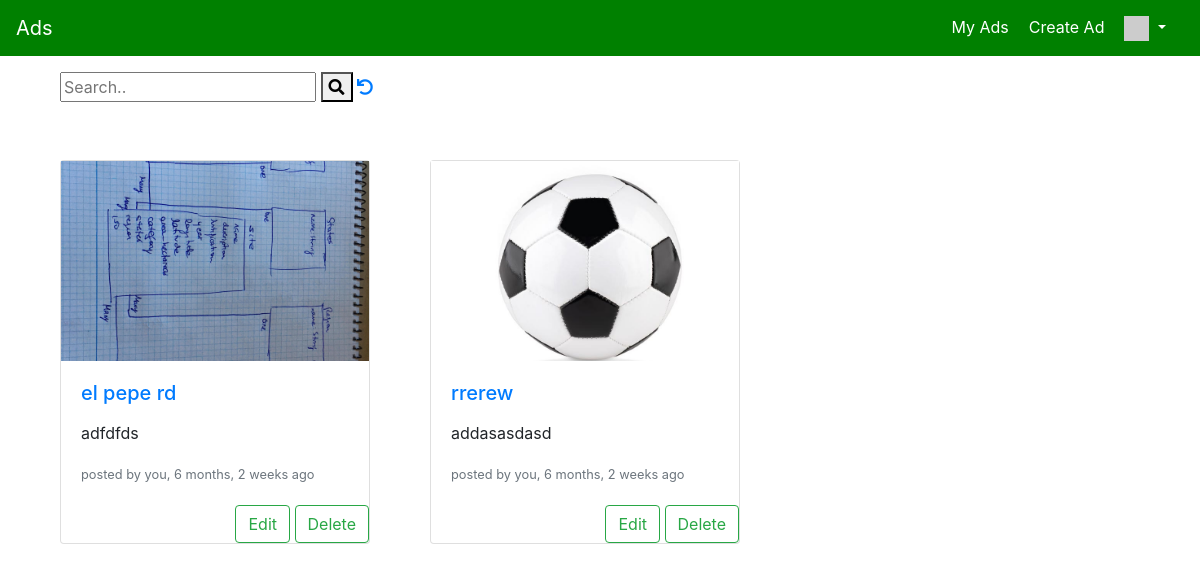
Page /my_ads/ (signed in) on the earlier database version.
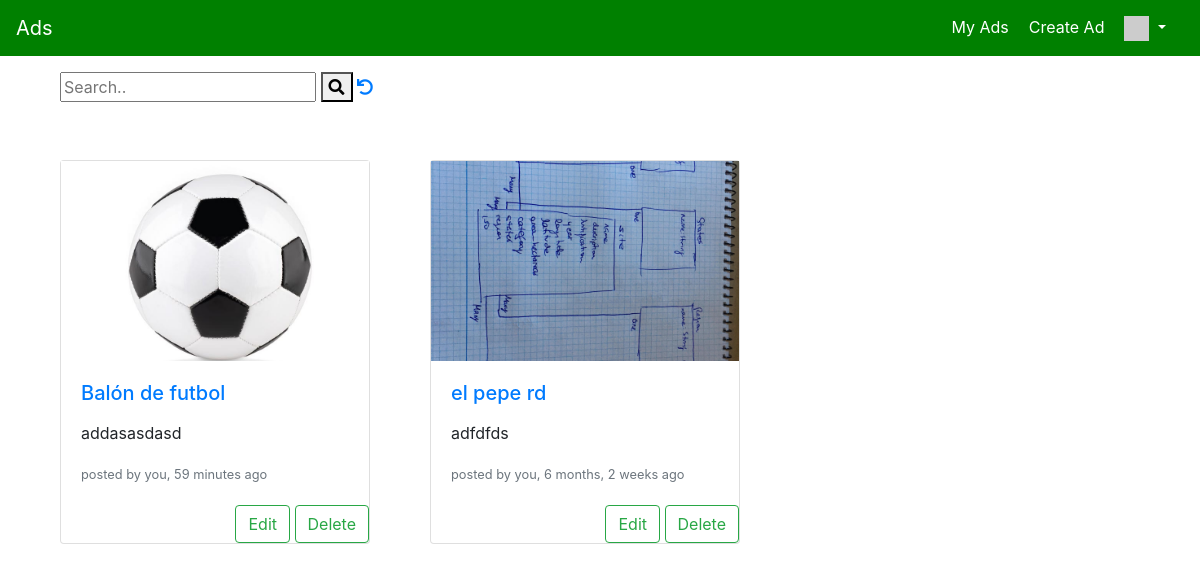
Same page on the later database version.
### ads/models.py (models this page shows, shortened)
class Ad(models.Model) :
    title = models.CharField(
            max_length=200,
            validators=[MinLengthValidator(2, "Title must be greater than 2 characters")]
    )
    price = models.DecimalField(max_digits=7, decimal_places=2, null=True)
    text = models.TextField()
    owner = models.ForeignKey(settings.AUTH_USER_MODEL, on_delete=models.CASCADE, null=True)
    comments = models.ManyToManyField(settings.AUTH_USER_MODEL,
        through='Comment', related_name='comments_owned')
    created_at = models.DateTimeField(auto_now_add=True, null= True)
    updated_at = models.DateTimeField(auto_now=True, null= True)
    picture = models.ImageField(upload_to='anuncios', null = True, blank = True, default = "anuncios/image.jpg") #carpeta donde se sube

### ads/views.py (the view)
# urls.py: path('', views.AdListView.as_view(), name='all'),
class AdListView(OwnerListView):
    model = Ad
    template_name = "ads/ad_list.html"
    paginate_by = 9
    context_object_name = "ad_list"
    def get_queryset(self):
        current_url = resolve(self.request.path_info).url_name
        if 'my_ads' in current_url:
            obj_iniciales = Ad.objects.filter(owner=self.request.user.id)
        else:
            obj_iniciales = Ad.objects.all()
        query = self.request.GET.get("search", False) #barra buscar
        if query:
            obje = obj_iniciales.filter(
                 Q(title__icontains=query) | Q(text__icontains=query)).order_by(
                     '-updated_at').distinct()[:10]
            return obje
        obje = obj_iniciales.order_by('-updated_at')[:10]
        for obj in obje:
            obj.natural_updated = naturaltime(obj.updated_at)
        return obje

### home/context_processors.py (called while the page is built)
def settings(request):
    return {
        'settings': django_settings,
    }

### home/templatetags/app_tags.py (called while the page is built)
@register.filter(name='gravatar')
def gravatar(user, size=35):
    email = str(user.email.strip().lower()).encode('utf-8')
    email_hash = md5(email).hexdigest()
    url = "//www.gravatar.com/avatar/{0}?s={1}&d=identicon&r=PG"
    return url.format(email_hash, size)

### ads/templates/ads/ad_list.html (shortened to what this page needs)
{% extends "base_menu.html" %}
{% block content %}
<br><br>
<div class="container" style="float:center">
  <form>
    <input type="text" placeholder="Search.." name="search"
    >
    <button type="submit"><i class="fa fa-search"></i></button>
  <a href="{% url 'ads:all' %}"><i class="fa fa-undo"></i></a>
  </form>
  </div>
  <br><br>
  {% if ad_list %}
  <div class="container ebena-home">
    <div class="row" >
      <div class="card-deck" >
      {% for ad in ad_list %}
      <div class="col-lg-4 col-md-6 col-sm-12" >
        <div class="card " style="margin-top: 10px">
          <img  class="img-top" src="{{ad.picture.url}}">
            <div class="card-body">
                <h5 class="card-title">
                  <a href="{% url 'ads:ad_detail'  ad.id %}">{{ ad.title }} </a>
                </h5>
                <p class="card-text">            <div style="left:10px">
                  {% if ad.text|length < 100 %}
                      {{ ad.text }}
                  {% else %}
                      {{ ad.text|slice:"0:99" }}
                      <a href="{% url 'ads:ad_detail'  ad.id %}">...</a>
                  {% endif %}
              </div></p>
                <p class="card-text"><small class="text-muted">
                  {% if ad.owner.username and ad.owner != user %}
                  posted by {{ ad.owner.username }},
                  {% elif ad.owner.username and ad.owner == user %}
                  posted by you,
                  {% endif %}
                  {{ ad.natural_updated }}
                </small></p>
            </div>
            {% if ad.owner == user and request.path == '/my_ads/' %}
            <div class = "text-right">
              <a href="{% url 'ads:ad_update' ad.id %}" class="btn btn-outline-success">Edit</a>
              <a href="{% url 'ads:ad_delete' ad.id %}" class="btn btn-outline-success">Delete</a>
            </div>
            {% endif %}
        </div>
      </div>
    {% endfor %}
  </div>
  </div>
    </div>
  {% else %}
    <p>There are no ads in the database.</p>
  {% endif %}
{% endblock %}

Differences in the rows shown:
changed Ad "addasasdasd": title "rrerew" → "Balón de futbol"; natural_updated "6 months, 2 weeks ago" → "59 minutes ago"; moves up the list
